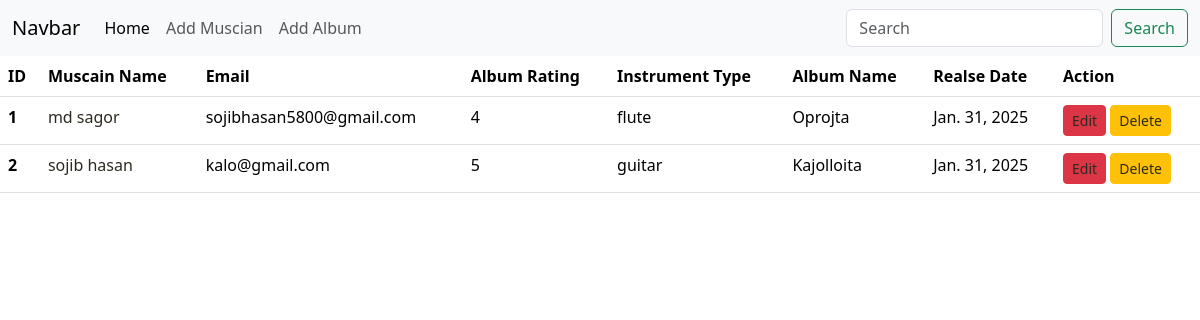
/store/, run on the app's committed database.
### store/models.py (models this page shows, shortened)
class album_model(models.Model):
    rating_type=[
        ('1','1'), ('2','2'), ('3','3'), ('4','4'), ('5','5'),
    ]
    album_name = models.CharField(max_length=20)
    realse_date = models.DateField(default=timezone.now)
    rating =models.CharField(max_length=20,choices=rating_type,default=0)
    relation = models.ForeignKey(muscian_model,on_delete=models.CASCADE)

class muscian_model(models.Model):
    instrument_type= [
       ('guitar','Guitar'),('flute','Flute'),('drum','Drum')
    ]
    first_name = models.CharField(max_length=15)
    last_name = models.CharField(max_length=20)
    email = models.EmailField(unique=True)
    number = models.CharField(max_length=11)
    instrument_type = models.CharField(max_length=20,choices=instrument_type,default=None)

### store/views.py (the view)
# urls.py: path('',homepage,name='home_page'),
def homepage(request):
    mus_data = muscian_model.objects.all()
    alb_data = album_model.objects.all()
    return render(request,'base.html',{'mus_data':mus_data , 'alb_data':alb_data})

### store/templates/base.html (shortened to what this page needs)
<!doctype html>
<html lang="en">
  <head>
    {% load static %}
    <link rel="stylesheet" href="{% static 'css/home.css' %}">
    <link href="https://cdn.jsdelivr.net/npm/bootstrap@5.3.3/dist/css/bootstrap.min.css" rel="stylesheet">
  </head>
  <body>
    <nav class="navbar navbar-expand-lg bg-body-tertiary">
        <div class="container-fluid">
          <a class="navbar-brand" href="#">Navbar</a>
          <div class="collapse navbar-collapse" id="navbarSupportedContent">
            <ul class="navbar-nav me-auto mb-2 mb-lg-0">
              <li class="nav-item">
                <a class="nav-link active" aria-current="page" href="{% url 'home_page' %}">Home</a>
              </li>
              <li class="nav-item">
                <a class="nav-link" href="{% url 'muscian_page' %}">Add Muscian</a>
              </li>
              <li class="nav-item">
                <a class="nav-link" href="{% url 'album_page' %}">Add Album</a>
              </li>
            </ul>
            <form class="d-flex" role="search">
              <input class="form-control me-2" type="search" placeholder="Search" aria-label="Search">
              <button class="btn btn-outline-success" type="submit">Search</button>
            </form>
          </div>
        </div>
      </nav>
      {% block content %}
      <table class="table">
        <thead>
          <tr>
            <th scope="col">ID</th>
            <th scope="col">Muscain Name</th>
            <th scope="col">Email</th>
            <th scope="col">Album Rating</th>
            <th scope="col">Instrument Type</th>
            <th scope="col">Album Name</th>
            <th scope="col">Realse Date</th>
            <th scope="col">Action</th>
          </tr>
        </thead>
        <tbody>
          {% for data in alb_data  %}
          <tr>
            <th scope="row">{{data.id}}</th>
            <td><a href=" {% url 'edit_muscian' data.id %} " class="btn_css">{{data.relation.first_name}} {{data.relation.last_name}}</a></td>
            <td> {{data.relation.email}}</td>
            <td>{{data.rating}}</td>
            <td>{{data.relation.instrument_type}}</td>
            <td>{{data.album_name}}</td>
            <td>{{data.realse_date}}</td>
            <td>
              <button class="btn btn-danger btn-sm btn_css "><a href="{% url 'edit_album' data.id %}" class="btn_css">Edit</a></button>
              <button class ="btn btn-warning btn-sm btn_css">  <a href="{% url 'delete_album' data.id %}" class="btn_css">Delete</a></button>
            </td>
          </tr>
          {% endfor %}
        </tbody>
      </table>
      {% endblock content %}
  </body>
</html>

### store/static/css/home.css (style rules this page uses)
.btn_css { text-decoration: none; cursor: pointer; color: rgb(45, 41, 32); }
.form-control { width: 100%; padding: 10px; border-radius: 5px; border: 1px solid #ff3333; }

### data on the page
album_model: id "1", relation.first_name "md", relation.last_name "sagor", relation.email "sojibhasan5800@gmail.com", rating "4", relation.instrument_type "flute", album_name "Oprojta", realse_date "Jan. 31, 2025"
album_model: id "2", relation.first_name "sojib", relation.last_name "hasan", relation.email "kalo@gmail.com", rating "5", relation.instrument_type "guitar", album_name "Kajolloita", realse_date "Jan. 31, 2025"
